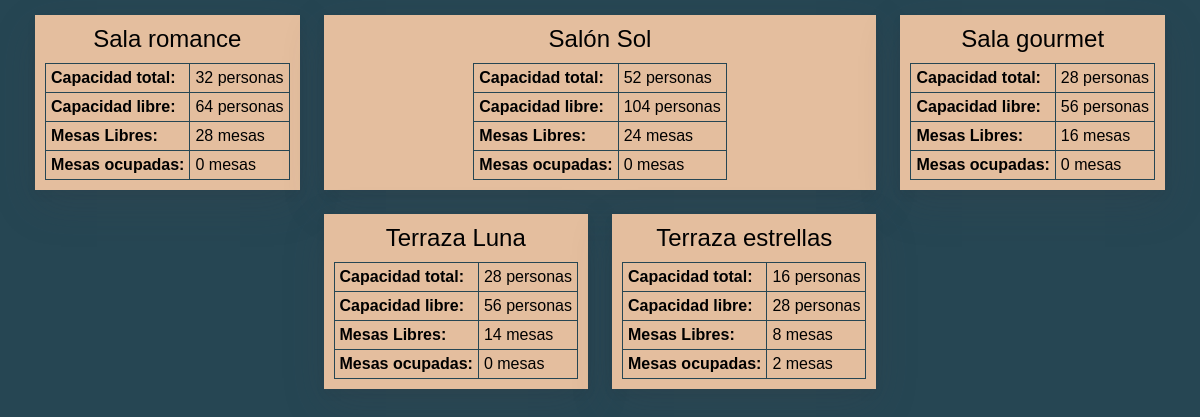
Page /View/menu.php (signed in) on the committed database.
### tables this page shows
CREATE TABLE `tbl_sala` (
  `id_sal` int(11) NOT NULL,
  `nombre_sal` varchar(50) DEFAULT NULL,
  `capacidad_sal` int(3) DEFAULT NULL,
  `imagen_sal` varchar(45) DEFAULT NULL
);

### view/menu.php (the view, shortened to what this page needs)
<!DOCTYPE html>
<?php
    if (isset($_SESSION['email']))
    {
        include_once '../services/connection.php';
        $salas=$pdo->prepare("SELECT * from tbl_sala");
        $salas->execute();
        $salas=$salas->fetchAll(PDO::FETCH_ASSOC);
        ?>
<html lang="en">
<head>
    <link rel="stylesheet" href="../css/style.css">
</head>
<body class="menu">
    <div class="region-salas">
        <div class="grid-salas flex-cv">
        <?php
        foreach ($salas as $salas) {
            $capacidad_libre=$pdo->prepare("SELECT SUM(capacidad_mes) from tbl_mesa where status_mes = 'Libre' && id_sal_fk=?");
            $capacidad_libre->bindParam(1, $salas['id_sal']);
            $capacidad_libre->execute();
            $capacidad_libre = $capacidad_libre->fetch(PDO::FETCH_NUM);
            $mesas_libres=$pdo->prepare("SELECT * from tbl_mesa WHERE status_mes = 'Libre' && id_sal_fk = ?");
            $mesas_libres->bindParam(1, $salas['id_sal']);
            $mesas_libres->execute();
            $mesas_libres=$mesas_libres->fetchAll(PDO::FETCH_ASSOC);
            $mesas_ocupadas=$pdo->prepare("SELECT * from tbl_mesa WHERE status_mes = 'Ocupado/Reservado' && id_sal_fk = ?");
            $mesas_ocupadas->bindParam(1, $salas['id_sal']);
            $mesas_ocupadas->execute();
            $mesas_ocupadas=$mesas_ocupadas->fetchAll(PDO::FETCH_ASSOC);
                ?>
            <div class="sala" >
            <form  method="post" action="sala.php"><input class="enviar" type="hidden" name="hiddensala" value="<?php echo $salas['id_sal'] ?>"><input type="submit"></form>
                <h2><?php echo $salas['nombre_sal'] ?></h2>
                <table>
                    <tbody>
                        <tr>
                            <th>Capacidad total: </th>
                            <td><?php echo $salas['capacidad_sal'] ?> personas</td>
                        </tr>
                        <tr>
                            <th>Capacidad libre: </th>
                            <td><?php echo  $capacidad_libre[0]?> personas</td>
                        </tr>
                        <tr>
                            <th>Mesas Libres: </th>
                            <td><?php echo count($mesas_libres) ?> mesas</td>
                        </tr>
                        <tr>
                            <th>Mesas ocupadas: </th>
                            <td><?php echo count($mesas_ocupadas) ?> mesas</td>
                        </tr>
                    </tbody>
                </table>
            </div>
            <?php
                    }
            ?>
    </div>
    <?php
    }else
    {
        header("Location:../view/login.php");
    }
    ?>
</body>
</html>

### css/style.css (style rules this page uses)
.flex-cv, .region-login form.login-form, .region-salas, .region-salas .grid-salas .sala, .region-mesas .mesa, .popup form { display: -webkit-box; display: -ms-flexbox; display: flex; -webkit-box-pack: center; -ms-flex-pack: center; justify-content: center; justify-items: center; -ms-flex-line-pack: center; align-content: center; -webkit-box-align: center; -ms-flex-align: center; align-items: center; }
.shadow1, .region-salas .grid-salas .sala { -webkit-box-shadow: 0 5px 10px rgba(39, 40, 44, 0.05), 0 15px 40px rgba(64, 66, 73, 0.2); box-shadow: 0 5px 10px rgba(39, 40, 44, 0.05), 0 15px 40px rgba(64, 66, 73, 0.2); }
:root { --color1: $color1; --color2: $color2; --color3: $color3; --color4: $color4; --color4: $color5; --red: $red; --yellow: $yellow; --white: $white; --black: $black; --fuente1: 'Quicksand', sans-serif; }
* { font-family: var(--fuente1); font-weight: 400; margin: 0; padding: 0; border: 0; }
body { height: 100%; width: 100%; min-height: 100vh; }
body.menu { background: #264653; }
.region-salas { margin: 15px 20px; }
.region-salas .grid-salas { display: -ms-grid; display: grid; -ms-grid-columns: 1fr 1fr 1fr; grid-template-columns: 1fr 1fr 1fr; grid-gap: 2vw; }
@media (max-width: 1200px) { .region-salas .grid-salas { -ms-grid-columns: 1fr 1fr; grid-template-columns: 1fr 1fr; } }
.region-salas .grid-salas .sala { width: 100%; height: 100%; background: #E4BE9E; margin: 10px; position: relative; -webkit-box-orient: vertical; -webkit-box-direction: normal; -ms-flex-flow: column wrap; flex-flow: column wrap; -webkit-transition: all 1s; transition: all 1s; }
.region-salas .grid-salas .sala:nth-child(1) { -ms-grid-row: 1; grid-area: 1/1/1/1 span; }
.region-salas .grid-salas .sala:nth-child(2) { -ms-grid-row: 1; grid-area: 1/2/1/2 span; }
.region-salas .grid-salas .sala:nth-child(3) { -ms-grid-row: 1; grid-area: 1/4/1/1 span; }
.region-salas .grid-salas .sala:nth-child(4) { -ms-grid-row: 2; grid-area: 2/2/2/1 span; }
.region-salas .grid-salas .sala:nth-child(5) { -ms-grid-row: 2; grid-area: 2/3/2/1 span; }
.region-salas .grid-salas .sala>a, .region-salas .grid-salas .sala>form, .region-salas .grid-salas .sala>form input[type="submit"] { position: absolute; height: 100%; width: 100%; }
.region-salas .grid-salas .sala table { margin-top: 10px; }
.region-salas .grid-salas .sala table, .region-salas .grid-salas .sala table th, .region-salas .grid-salas .sala table td { border: 1px solid #264653; border-collapse: collapse; padding: 5px; }
.region-salas .grid-salas .sala table th { font-weight: bold; text-align: left; margin-right: 1px; }

### rows in the picture
tbl_sala: nombre_sal "Sala romance", capacidad_sal "32", capacidad_libre "64", count($mesas_libres) "28", count($mesas_ocupadas) "0"
tbl_sala: nombre_sal "Salón Sol", capacidad_sal "52", capacidad_libre "104", count($mesas_libres) "24", count($mesas_ocupadas) "0"
tbl_sala: nombre_sal "Sala gourmet", capacidad_sal "28", capacidad_libre "56", count($mesas_libres) "16", count($mesas_ocupadas) "0"
tbl_sala: nombre_sal "Terraza Luna", capacidad_sal "28", capacidad_libre "56", count($mesas_libres) "14", count($mesas_ocupadas) "0"
tbl_sala: nombre_sal "Terraza estrellas", capacidad_sal "16", capacidad_libre "28", count($mesas_libres) "8", count($mesas_ocupadas) "2"
